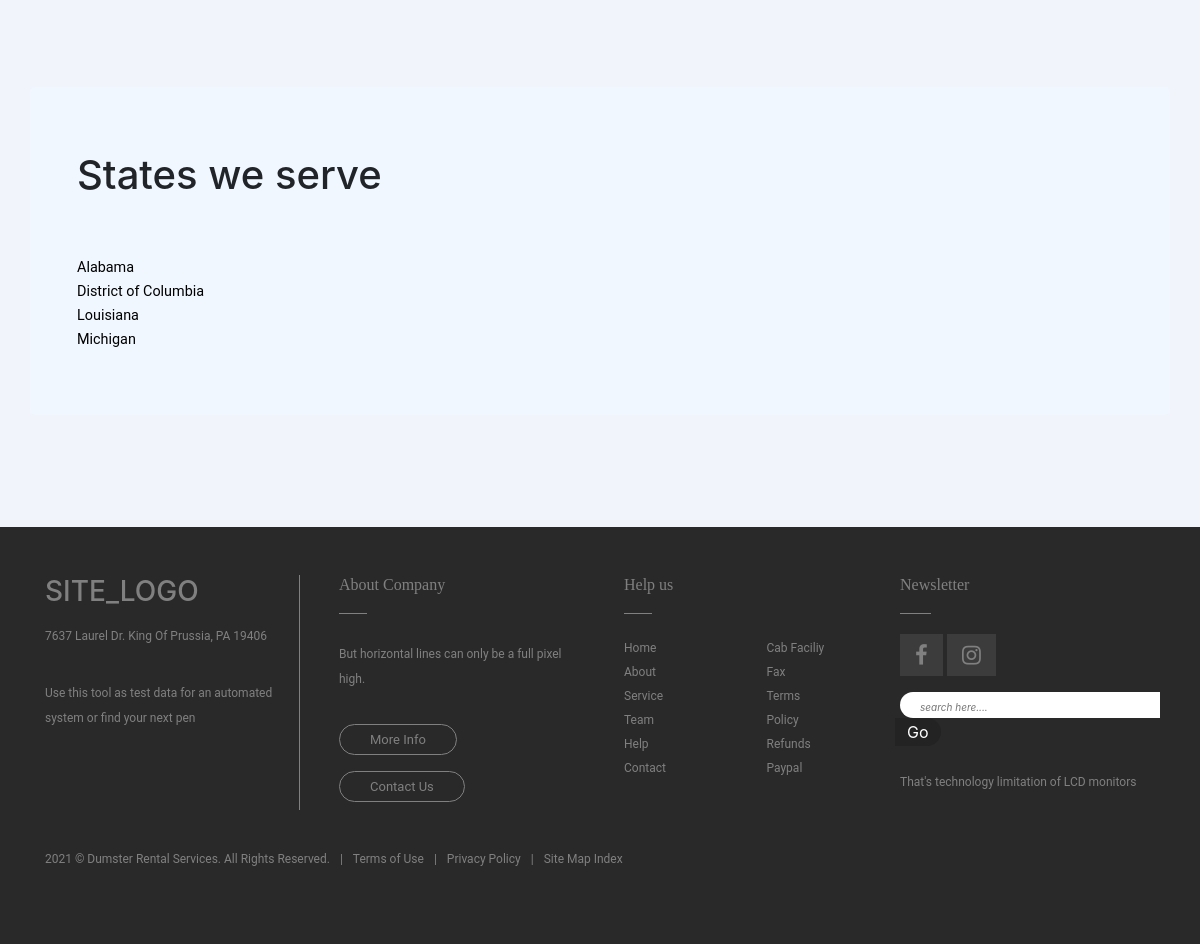
Before: /home/ (lower part) with the older database file.
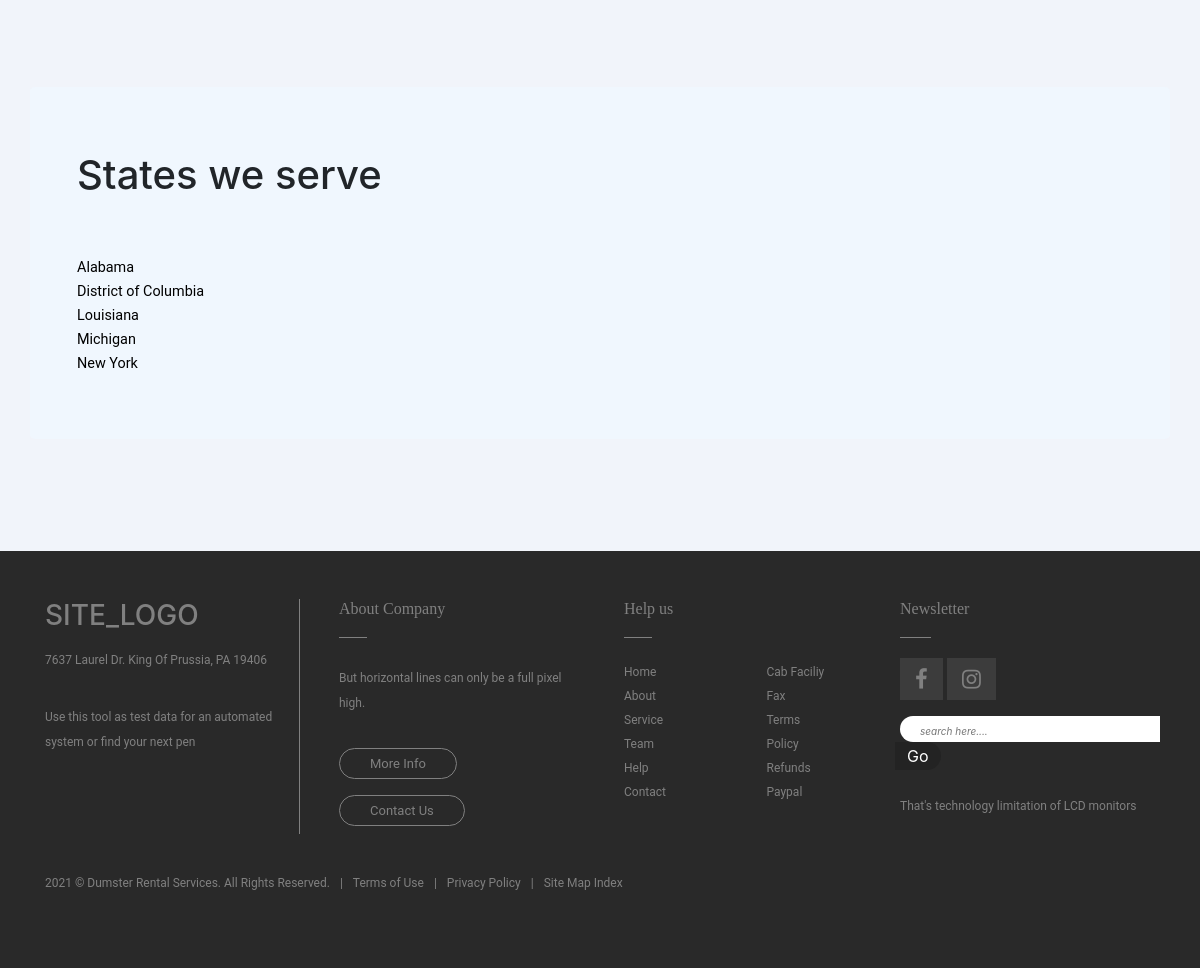
After: the same page with the newer database file.
### state/models.py (models this page shows, shortened)
class State(models.Model):
    name        = models.CharField(max_length=100, unique=True)
    abbvr       = models.CharField(max_length=2, unique=True)
    article     = models.TextField(null=False)
    slug   = models.SlugField(null=False, unique=True)
    def get_absolute_url(self):
        return reverse('state_detail', kwargs={'slug': self.slug})

### pages/views.py (the view)
# urls.py: path('home/', HomePageView.as_view(), name='home'),
class HomePageView(ListView):
    model = State
    queryset = model.objects.all().order_by('name')
    template_name = 'home.html'

### templates/home.html (shortened to what this page needs)
{% extends 'base.html' %}
{% block content %}
<div>
  <section>
  </section>
  <section>
    <div class="container jumbotron" id="jumbo">
      <div class="container ">
        <h1 class="">States we serve</h1>
        <br><br>
      </div>
      <div class="container">
        <div class="row">
          <div class="col-md-3 states">
            <ul class="nomark" style="list-style: none; margin: 0; padding: 0; ">
              {% for states in object_list  %}
              <li> <a href="{{ states.get_absolute_url }}"> {{ states.name }} </a> </li>
              {% endfor %}
            </ul>
          </div>
        </div>
      </div>
    </div>
  </section>
</div>
{% endblock content %}

Changed rows visible on the page:
added State: name "New York"
